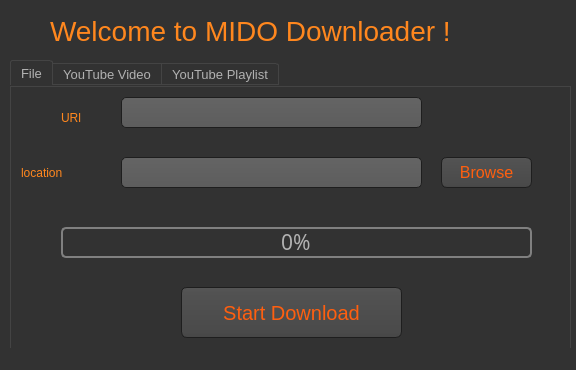
<?xml version="1.0" encoding="UTF-8"?>
<ui version="4.0">
 <class>MainWindow</class>
 <widget class="QMainWindow" name="MainWindow">
  <property name="geometry">
   <rect>
    <x>0</x>
    <y>0</y>
    <width>576</width>
    <height>370</height>
   </rect>
  </property>
  <property name="font">
   <font>
    <pointsize>14</pointsize>
   </font>
  </property>
  <property name="windowTitle">
   <string>MainWindow</string>
  </property>
  <property name="styleSheet">
   <string notr="true">QPushButton
{
    font-size: 16px;
	color: rgb(255, 95, 15)
	
}
QToolTip
{
     border: 1px solid black;
     background-color: #ffa02f;
     padding: 1px;
     border-radius: 3px;
     opacity: 100;
}

QWidget
{
    color: #b1b1b1;
    background-color: #323232;
}

QWidget:item:hover
{
    background-color: QLinearGradient( x1: 0, y1: 0, x2: 0, y2: 1, stop: 0 #ffa02f, stop: 1 #ca0619);
    color: #000000;
}

QWidget:item:selected
{
    background-color: QLinearGradient( x1: 0, y1: 0, x2: 0, y2: 1, stop: 0 #ffa02f, stop: 1 #d7801a);
}

QMenuBar::item
{
    background: transparent;
}

QMenuBar::item:selected
{
    background: transparent;
    border: 1px solid #ffaa00;
}

QMenuBar::item:pressed
{
    background: #444;
    border: 1px solid #000;
    background-color: QLinearGradient(
        x1:0, y1:0,
        x2:0, y2:1,
        stop:1 #212121,
        stop:0.4 #343434/*,
        stop:0.2 #343434,
        stop:0.1 #ffaa00*/
    );
    margin-bottom:-1px;
    padding-bottom:1px;
}

QMenu
{
    border: 1px solid #000;
}

QMenu::item
{
    padding: 2px 20px 2px 20px;
}

QMenu::item:selected
{
    color: #000000;
}

QWidget:disabled
{
    color: #404040;
    background-color: #323232;
}

QAbstractItemView
{
    background-color: QLinearGradient( x1: 0, y1: 0, x2: 0, y2: 1, stop: 0 #4d4d4d, stop: 0.1 #646464, stop: 1 #5d5d5d);
}

QWidget:focus
{
    /*border: 2px solid QLinearGradient( x1: 0, y1: 0, x2: 0, y2: 1, stop: 0 #ffa02f, stop: 1 #d7801a);*/
}

QLineEdit
{
    background-color: QLinearGradient( x1: 0, y1: 0, x2: 0, y2: 1, stop: 0 #4d4d4d, stop: 0 #646464, stop: 1 #5d5d5d);
    padding: 1px;
    border-style: solid;
    border: 1px solid #1e1e1e;
    border-radius: 5;
}

QPushButton
{
    color: #b1b1b1;
    background-color: QLinearGradient( x1: 0, y1: 0, x2: 0, y2: 1, stop: 0 #565656, stop: 0.1 #525252, stop: 0.5 #4e4e4e, stop: 0.9 #4a4a4a, stop: 1 #464646);
    border-width: 1px;
    border-color: #1e1e1e;
    border-style: solid;
    border-radius: 6;
    padding: 3px;
    font-size: 14px;
    padding-left: 5px;
    padding-right: 5px;
}

QPushButton:pressed
{
    background-color: QLinearGradient( x1: 0, y1: 0, x2: 0, y2: 1, stop: 0 #2d2d2d, stop: 0.1 #2b2b2b, stop: 0.5 #292929, stop: 0.9 #282828, stop: 1 #252525);
}

QComboBox
{
    selection-background-color: #ffaa00;
    background-color: QLinearGradient( x1: 0, y1: 0, x2: 0, y2: 1, stop: 0 #565656, stop: 0.1 #525252, stop: 0.5 #4e4e4e, stop: 0.9 #4a4a4a, stop: 1 #464646);
    border-style: solid;
    border: 1px solid #1e1e1e;
    border-radius: 5;
}

QComboBox:hover,QPushButton:hover
{
    border: 2px solid QLinearGradient( x1: 0, y1: 0, x2: 0, y2: 1, stop: 0 #ffa02f, stop: 1 #d7801a);
}


QComboBox:on
{
    padding-top: 3px;
    padding-left: 4px;
    background-color: QLinearGradient( x1: 0, y1: 0, x2: 0, y2: 1, stop: 0 #2d2d2d, stop: 0.1 #2b2b2b, stop: 0.5 #292929, stop: 0.9 #282828, stop: 1 #252525);
    selection-background-color: #ffaa00;
}

QComboBox QAbstractItemView
{
    border: 2px solid darkgray;
    selection-background-color: QLinearGradient( x1: 0, y1: 0, x2: 0, y2: 1, stop: 0 #ffa02f, stop: 1 #d7801a);
}

QComboBox::drop-down
{
     subcontrol-origin: padding;
     subcontrol-position: top right;
     width: 15px;

     border-left-width: 0px;
     border-left-color: darkgray;
     border-left-style: solid; /* just a single line */
     border-top-right-radius: 3px; /* same radius as the QComboBox */
     border-bottom-right-radius: 3px;
 }

QComboBox::down-arrow
{
     image: url(:/down_arrow.png);
}

QGroupBox:focus
{
border: 2px solid QLinearGradient( x1: 0, y1: 0, x2: 0, y2: 1, stop: 0 #ffa02f, stop: 1 #d7801a);
}

QTextEdit:focus
{
    border: 2px solid QLinearGradient( x1: 0, y1: 0, x2: 0, y2: 1, stop: 0 #ffa02f, stop: 1 #d7801a);
}

QScrollBar:horizontal {
     border: 1px solid #222222;
     background: QLinearGradient( x1: 0, y1: 0, x2: 0, y2: 1, stop: 0.0 #121212, stop: 0.2 #282828, stop: 1 #484848);
     height: 7px;
     margin: 0px 16px 0 16px;
}

QScrollBar::handle:horizontal
{
      background: QLinearGradient( x1: 0, y1: 0, x2: 1, y2: 0, stop: 0 #ffa02f, stop: 0.5 #d7801a, stop: 1 #ffa02f);
      min-height: 20px;
      border-radius: 2px;
}

QScrollBar::add-line:horizontal {
      border: 1px solid #1b1b19;
      border-radius: 2px;
      background: QLinearGradient( x1: 0, y1: 0, x2: 1, y2: 0, stop: 0 #ffa02f, stop: 1 #d7801a);
      width: 14px;
      subcontrol-position: right;
      subcontrol-origin: margin;
}

QScrollBar::sub-line:horizontal {
      border: 1px solid #1b1b19;
      border-radius: 2px;
      background: QLinearGradient( x1: 0, y1: 0, x2: 1, y2: 0, stop: 0 #ffa02f, stop: 1 #d7801a);
      width: 14px;
     subcontrol-position: left;
     subcontrol-origin: margin;
}

QScrollBar::right-arrow:horizontal, QScrollBar::left-arrow:horizontal
{
      border: 1px solid black;
      width: 1px;
      height: 1px;
      background: white;
}

QScrollBar::add-page:horizontal, QScrollBar::sub-page:horizontal
{
      background: none;
}

QScrollBar:vertical
{
      background: QLinearGradient( x1: 0, y1: 0, x2: 1, y2: 0, stop: 0.0 #121212, stop: 0.2 #282828, stop: 1 #484848);
      width: 7px;
      margin: 16px 0 16px 0;
      border: 1px solid #222222;
}

QScrollBar::handle:vertical
{
      background: QLinearGradient( x1: 0, y1: 0, x2: 0, y2: 1, stop: 0 #ffa02f, stop: 0.5 #d7801a, stop: 1 #ffa02f);
      min-height: 20px;
      border-radius: 2px;
}

QScrollBar::add-line:vertical
{
      border: 1px solid #1b1b19;
      border-radius: 2px;
      background: QLinearGradient( x1: 0, y1: 0, x2: 0, y2: 1, stop: 0 #ffa02f, stop: 1 #d7801a);
      height: 14px;
      subcontrol-position: bottom;
      subcontrol-origin: margin;
}

QScrollBar::sub-line:vertical
{
      border: 1px solid #1b1b19;
      border-radius: 2px;
      background: QLinearGradient( x1: 0, y1: 0, x2: 0, y2: 1, stop: 0 #d7801a, stop: 1 #ffa02f);
      height: 14px;
      subcontrol-position: top;
      subcontrol-origin: margin;
}

QScrollBar::up-arrow:vertical, QScrollBar::down-arrow:vertical
{
      border: 1px solid black;
      width: 1px;
      height: 1px;
      background: white;
}


QScrollBar::add-page:vertical, QScrollBar::sub-page:vertical
{
      background: none;
}

QTextEdit
{
    background-color: #242424;
}

QPlainTextEdit
{
    background-color: #242424;
}

QHeaderView::section
{
    background-color: QLinearGradient(x1:0, y1:0, x2:0, y2:1, stop:0 #616161, stop: 0.5 #505050, stop: 0.6 #434343, stop:1 #656565);
    color: white;
    padding-left: 4px;
    border: 1px solid #6c6c6c;
}

QCheckBox:disabled
{
color: #414141;
}

QDockWidget::title
{
    text-align: center;
    spacing: 3px; /* spacing between items in the tool bar */
    background-color: QLinearGradient(x1:0, y1:0, x2:0, y2:1, stop:0 #323232, stop: 0.5 #242424, stop:1 #323232);
}

QDockWidget::close-button, QDockWidget::float-button
{
    text-align: center;
    spacing: 1px; /* spacing between items in the tool bar */
    background-color: QLinearGradient(x1:0, y1:0, x2:0, y2:1, stop:0 #323232, stop: 0.5 #242424, stop:1 #323232);
}

QDockWidget::close-button:hover, QDockWidget::float-button:hover
{
    background: #242424;
}

QDockWidget::close-button:pressed, QDockWidget::float-button:pressed
{
    padding: 1px -1px -1px 1px;
}

QMainWindow::separator
{
    background-color: QLinearGradient(x1:0, y1:0, x2:0, y2:1, stop:0 #161616, stop: 0.5 #151515, stop: 0.6 #212121, stop:1 #343434);
    color: white;
    padding-left: 4px;
    border: 1px solid #4c4c4c;
    spacing: 3px; /* spacing between items in the tool bar */
}

QMainWindow::separator:hover
{

    background-color: QLinearGradient(x1:0, y1:0, x2:0, y2:1, stop:0 #d7801a, stop:0.5 #b56c17 stop:1 #ffa02f);
    color: white;
    padding-left: 4px;
    border: 1px solid #6c6c6c;
    spacing: 3px; /* spacing between items in the tool bar */
}

QToolBar::handle
{
     spacing: 3px; /* spacing between items in the tool bar */
     background: url(:/images/handle.png);
}

QMenu::separator
{
    height: 2px;
    background-color: QLinearGradient(x1:0, y1:0, x2:0, y2:1, stop:0 #161616, stop: 0.5 #151515, stop: 0.6 #212121, stop:1 #343434);
    color: white;
    padding-left: 4px;
    margin-left: 10px;
    margin-right: 5px;
}

QProgressBar
{
    border: 2px solid grey;
    border-radius: 5px;
    text-align: center;
}

QProgressBar::chunk
{
    background-color: #d7801a;
    width: 2.15px;
    margin: 0.5px;
}

QTabBar::tab {
    color: #b1b1b1;
    border: 1px solid #444;
    border-bottom-style: none;
    background-color: #323232;
    padding-left: 10px;
    padding-right: 10px;
    padding-top: 3px;
    padding-bottom: 2px;
    margin-right: -1px;
}

QTabWidget::pane {
    border: 1px solid #444;
    top: 1px;
}

QTabBar::tab:last
{
    margin-right: 0; /* the last selected tab has nothing to overlap with on the right */
    border-top-right-radius: 3px;
}

QTabBar::tab:first:!selected
{
 margin-left: 0px; /* the last selected tab has nothing to overlap with on the right */


    border-top-left-radius: 3px;
}

QTabBar::tab:!selected
{
    color: #b1b1b1;
    border-bottom-style: solid;
    margin-top: 3px;
    background-color: QLinearGradient(x1:0, y1:0, x2:0, y2:1, stop:1 #212121, stop:.4 #343434);
}

QTabBar::tab:selected
{
    border-top-left-radius: 3px;
    border-top-right-radius: 3px;
    margin-bottom: 0px;
}

QTabBar::tab:!selected:hover
{
    /*border-top: 2px solid #ffaa00;
    padding-bottom: 3px;*/
    border-top-left-radius: 3px;
    border-top-right-radius: 3px;
    background-color: QLinearGradient(x1:0, y1:0, x2:0, y2:1, stop:1 #212121, stop:0.4 #343434, stop:0.2 #343434, stop:0.1 #ffaa00);
}

QRadioButton::indicator:checked, QRadioButton::indicator:unchecked{
    color: #b1b1b1;
    background-color: #323232;
    border: 1px solid #b1b1b1;
    border-radius: 6px;
}

QRadioButton::indicator:checked
{
    background-color: qradialgradient(
        cx: 0.5, cy: 0.5,
        fx: 0.5, fy: 0.5,
        radius: 1.0,
        stop: 0.25 #ffaa00,
        stop: 0.3 #323232
    );
}

QCheckBox::indicator{
    color: #b1b1b1;
    background-color: #323232;
    border: 1px solid #b1b1b1;
    width: 9px;
    height: 9px;
}

QRadioButton::indicator
{
    border-radius: 6px;
}

QRadioButton::indicator:hover, QCheckBox::indicator:hover
{
    border: 1px solid #ffaa00;
}

QCheckBox::indicator:checked
{
    image:url(:/images/checkbox.png);
}

QCheckBox::indicator:disabled, QRadioButton::indicator:disabled
{
    border: 1px solid #444;
}

QLabel{
	font: 16pt &quot;Segoe Script&quot;;
	color: rgb(255, 135, 30)

}</string>
  </property>
  <widget class="QWidget" name="centralwidget">
   <widget class="QLabel" name="label_3">
    <property name="geometry">
     <rect>
      <x>50</x>
      <y>10</y>
      <width>481</width>
      <height>41</height>
     </rect>
    </property>
    <property name="styleSheet">
     <string notr="true">QLabel{
	font-size: 28px;
}</string>
    </property>
    <property name="text">
     <string>Welcome to MIDO Downloader !</string>
    </property>
   </widget>
   <widget class="QTabWidget" name="tabWidget">
    <property name="geometry">
     <rect>
      <x>10</x>
      <y>60</y>
      <width>561</width>
      <height>291</height>
     </rect>
    </property>
    <property name="font">
     <font>
      <pointsize>10</pointsize>
     </font>
    </property>
    <property name="currentIndex">
     <number>0</number>
    </property>
    <widget class="QWidget" name="tab">
     <attribute name="title">
      <string>File</string>
     </attribute>
     <widget class="QLineEdit" name="lineEdit">
      <property name="geometry">
       <rect>
        <x>110</x>
        <y>10</y>
        <width>301</width>
        <height>31</height>
       </rect>
      </property>
     </widget>
     <widget class="QPushButton" name="pushButton">
      <property name="geometry">
       <rect>
        <x>170</x>
        <y>200</y>
        <width>221</width>
        <height>51</height>
       </rect>
      </property>
      <property name="styleSheet">
       <string notr="true">QPushButton
{
    font-size: 20px;
	color: rgb(255, 95, 15)
	
}</string>
      </property>
      <property name="text">
       <string>Start Download</string>
      </property>
     </widget>
     <widget class="QLineEdit" name="lineEdit_2">
      <property name="geometry">
       <rect>
        <x>110</x>
        <y>70</y>
        <width>301</width>
        <height>31</height>
       </rect>
      </property>
     </widget>
     <widget class="QLabel" name="label">
      <property name="geometry">
       <rect>
        <x>50</x>
        <y>20</y>
        <width>51</width>
        <height>21</height>
       </rect>
      </property>
      <property name="text">
       <string>URl</string>
      </property>
     </widget>
     <widget class="QLabel" name="label_2">
      <property name="geometry">
       <rect>
        <x>10</x>
        <y>70</y>
        <width>91</width>
        <height>31</height>
       </rect>
      </property>
      <property name="text">
       <string>location</string>
      </property>
     </widget>
     <widget class="QProgressBar" name="progressBar">
      <property name="geometry">
       <rect>
        <x>50</x>
        <y>140</y>
        <width>471</width>
        <height>31</height>
       </rect>
      </property>
      <property name="font">
       <font>
        <family>Impact</family>
        <pointsize>16</pointsize>
       </font>
      </property>
      <property name="value">
       <number>0</number>
      </property>
     </widget>
     <widget class="QPushButton" name="pushButton_2">
      <property name="geometry">
       <rect>
        <x>430</x>
        <y>70</y>
        <width>91</width>
        <height>31</height>
       </rect>
      </property>
      <property name="styleSheet">
       <string notr="true">QPushButton
{
    font-size: 16px;
	color: rgb(255, 95, 15)
	
}</string>
      </property>
      <property name="text">
       <string>Browse</string>
      </property>
     </widget>
    </widget>
    <widget class="QWidget" name="tab_2">
     <attribute name="title">
      <string>YouTube Video</string>
     </attribute>
     <widget class="QLabel" name="label_6">
      <property name="geometry">
       <rect>
        <x>10</x>
        <y>70</y>
        <width>91</width>
        <height>31</height>
       </rect>
      </property>
      <property name="text">
       <string>location</string>
      </property>
     </widget>
     <widget class="QLabel" name="label_7">
      <property name="geometry">
       <rect>
        <x>50</x>
        <y>20</y>
        <width>51</width>
        <height>21</height>
       </rect>
      </property>
      <property name="text">
       <string>URl</string>
      </property>
     </widget>
     <widget class="QLineEdit" name="lineEdit_5">
      <property name="geometry">
       <rect>
        <x>110</x>
        <y>70</y>
        <width>301</width>
        <height>31</height>
       </rect>
      </property>
     </widget>
     <widget class="QPushButton" name="pushButton_5">
      <property name="geometry">
       <rect>
        <x>430</x>
        <y>70</y>
        <width>91</width>
        <height>31</height>
       </rect>
      </property>
      <property name="styleSheet">
       <string notr="true">QPushButton
{
    font-size: 16px;
	color: rgb(255, 95, 15)
	
}</string>
      </property>
      <property name="text">
       <string>Browse</string>
      </property>
     </widget>
     <widget class="QPushButton" name="pushButton_6">
      <property name="geometry">
       <rect>
        <x>170</x>
        <y>200</y>
        <width>221</width>
        <height>51</height>
       </rect>
      </property>
      <property name="styleSheet">
       <string notr="true">QPushButton
{
    font-size: 20px;
	color: rgb(255, 95, 15)
	
}</string>
      </property>
      <property name="text">
       <string>Start Download</string>
      </property>
     </widget>
     <widget class="QLineEdit" name="lineEdit_6">
      <property name="geometry">
       <rect>
        <x>110</x>
        <y>10</y>
        <width>301</width>
        <height>31</height>
       </rect>
      </property>
     </widget>
     <widget class="QLabel" name="label_10">
      <property name="geometry">
       <rect>
        <x>10</x>
        <y>130</y>
        <width>91</width>
        <height>31</height>
       </rect>
      </property>
      <property name="text">
       <string>Quality</string>
      </property>
     </widget>
     <widget class="QComboBox" name="comboBox">
      <property name="geometry">
       <rect>
        <x>110</x>
        <y>120</y>
        <width>311</width>
        <height>41</height>
       </rect>
      </property>
      <property name="font">
       <font>
        <pointsize>12</pointsize>
       </font>
      </property>
     </widget>
     <widget class="QPushButton" name="pushButton_9">
      <property name="geometry">
       <rect>
        <x>430</x>
        <y>10</y>
        <width>91</width>
        <height>31</height>
       </rect>
      </property>
      <property name="styleSheet">
       <string notr="true">QPushButton
{
    font-size: 16px;
	color: rgb(255, 95, 15)
	
}</string>
      </property>
      <property name="text">
       <string>Get </string>
      </property>
     </widget>
     <widget class="QProgressBar" name="progressBar_2">
      <property name="geometry">
       <rect>
        <x>60</x>
        <y>170</y>
        <width>451</width>
        <height>23</height>
       </rect>
      </property>
      <property name="value">
       <number>0</number>
      </property>
     </widget>
    </widget>
    <widget class="QWidget" name="tab_5">
     <attribute name="title">
      <string>YouTube Playlist</string>
     </attribute>
     <widget class="QLabel" name="label_8">
      <property name="geometry">
       <rect>
        <x>10</x>
        <y>70</y>
        <width>91</width>
        <height>31</height>
       </rect>
      </property>
      <property name="text">
       <string>location</string>
      </property>
     </widget>
     <widget class="QLabel" name="label_9">
      <property name="geometry">
       <rect>
        <x>50</x>
        <y>20</y>
        <width>51</width>
        <height>21</height>
       </rect>
      </property>
      <property name="text">
       <string>URl</string>
      </property>
     </widget>
     <widget class="QLineEdit" name="lineEdit_7">
      <property name="geometry">
       <rect>
        <x>110</x>
        <y>70</y>
        <width>301</width>
        <height>31</height>
       </rect>
      </property>
     </widget>
     <widget class="QPushButton" name="pushButton_7">
      <property name="geometry">
       <rect>
        <x>430</x>
        <y>70</y>
        <width>91</width>
        <height>31</height>
       </rect>
      </property>
      <property name="styleSheet">
       <string notr="true">QPushButton
{
    font-size: 16px;
	color: rgb(255, 95, 15)
	
}</string>
      </property>
      <property name="text">
       <string>Browse</string>
      </property>
     </widget>
     <widget class="QPushButton" name="pushButton_8">
      <property name="geometry">
       <rect>
        <x>20</x>
        <y>190</y>
        <width>221</width>
        <height>51</height>
       </rect>
      </property>
      <property name="styleSheet">
       <string notr="true">QPushButton
{
    font-size: 20px;
	color: rgb(255, 95, 15)
	
}</string>
      </property>
      <property name="text">
       <string>Start Download</string>
      </property>
     </widget>
     <widget class="QLineEdit" name="lineEdit_8">
      <property name="geometry">
       <rect>
        <x>110</x>
        <y>10</y>
        <width>301</width>
        <height>31</height>
       </rect>
      </property>
     </widget>
     <widget class="QLabel" name="label_11">
      <property name="geometry">
       <rect>
        <x>10</x>
        <y>130</y>
        <width>91</width>
        <height>31</height>
       </rect>
      </property>
      <property name="text">
       <string>Quality</string>
      </property>
     </widget>
     <widget class="QComboBox" name="comboBox_2">
      <property name="geometry">
       <rect>
        <x>110</x>
        <y>130</y>
        <width>311</width>
        <height>41</height>
       </rect>
      </property>
      <property name="font">
       <font>
        <pointsize>12</pointsize>
       </font>
      </property>
     </widget>
     <widget class="QLabel" name="label_12">
      <property name="geometry">
       <rect>
        <x>280</x>
        <y>200</y>
        <width>161</width>
        <height>31</height>
       </rect>
      </property>
      <property name="text">
       <string>Current Video</string>
      </property>
     </widget>
     <widget class="QLCDNumber" name="lcdNumber">
      <property name="geometry">
       <rect>
        <x>470</x>
        <y>190</y>
        <width>71</width>
        <height>41</height>
       </rect>
      </property>
     </widget>
     <widget class="QPushButton" name="pushButton_10">
      <property name="geometry">
       <rect>
        <x>430</x>
        <y>10</y>
        <width>91</width>
        <height>31</height>
       </rect>
      </property>
      <property name="styleSheet">
       <string notr="true">QPushButton
{
    font-size: 16px;
	color: rgb(255, 95, 15)
	
}</string>
      </property>
      <property name="text">
       <string>Get </string>
      </property>
     </widget>
    </widget>
   </widget>
  </widget>
  <widget class="QMenuBar" name="menubar">
   <property name="geometry">
    <rect>
     <x>0</x>
     <y>0</y>
     <width>576</width>
     <height>23</height>
    </rect>
   </property>
  </widget>
  <widget class="QStatusBar" name="statusbar"/>
 </widget>
 <resources/>
 <connections/>
</ui>
